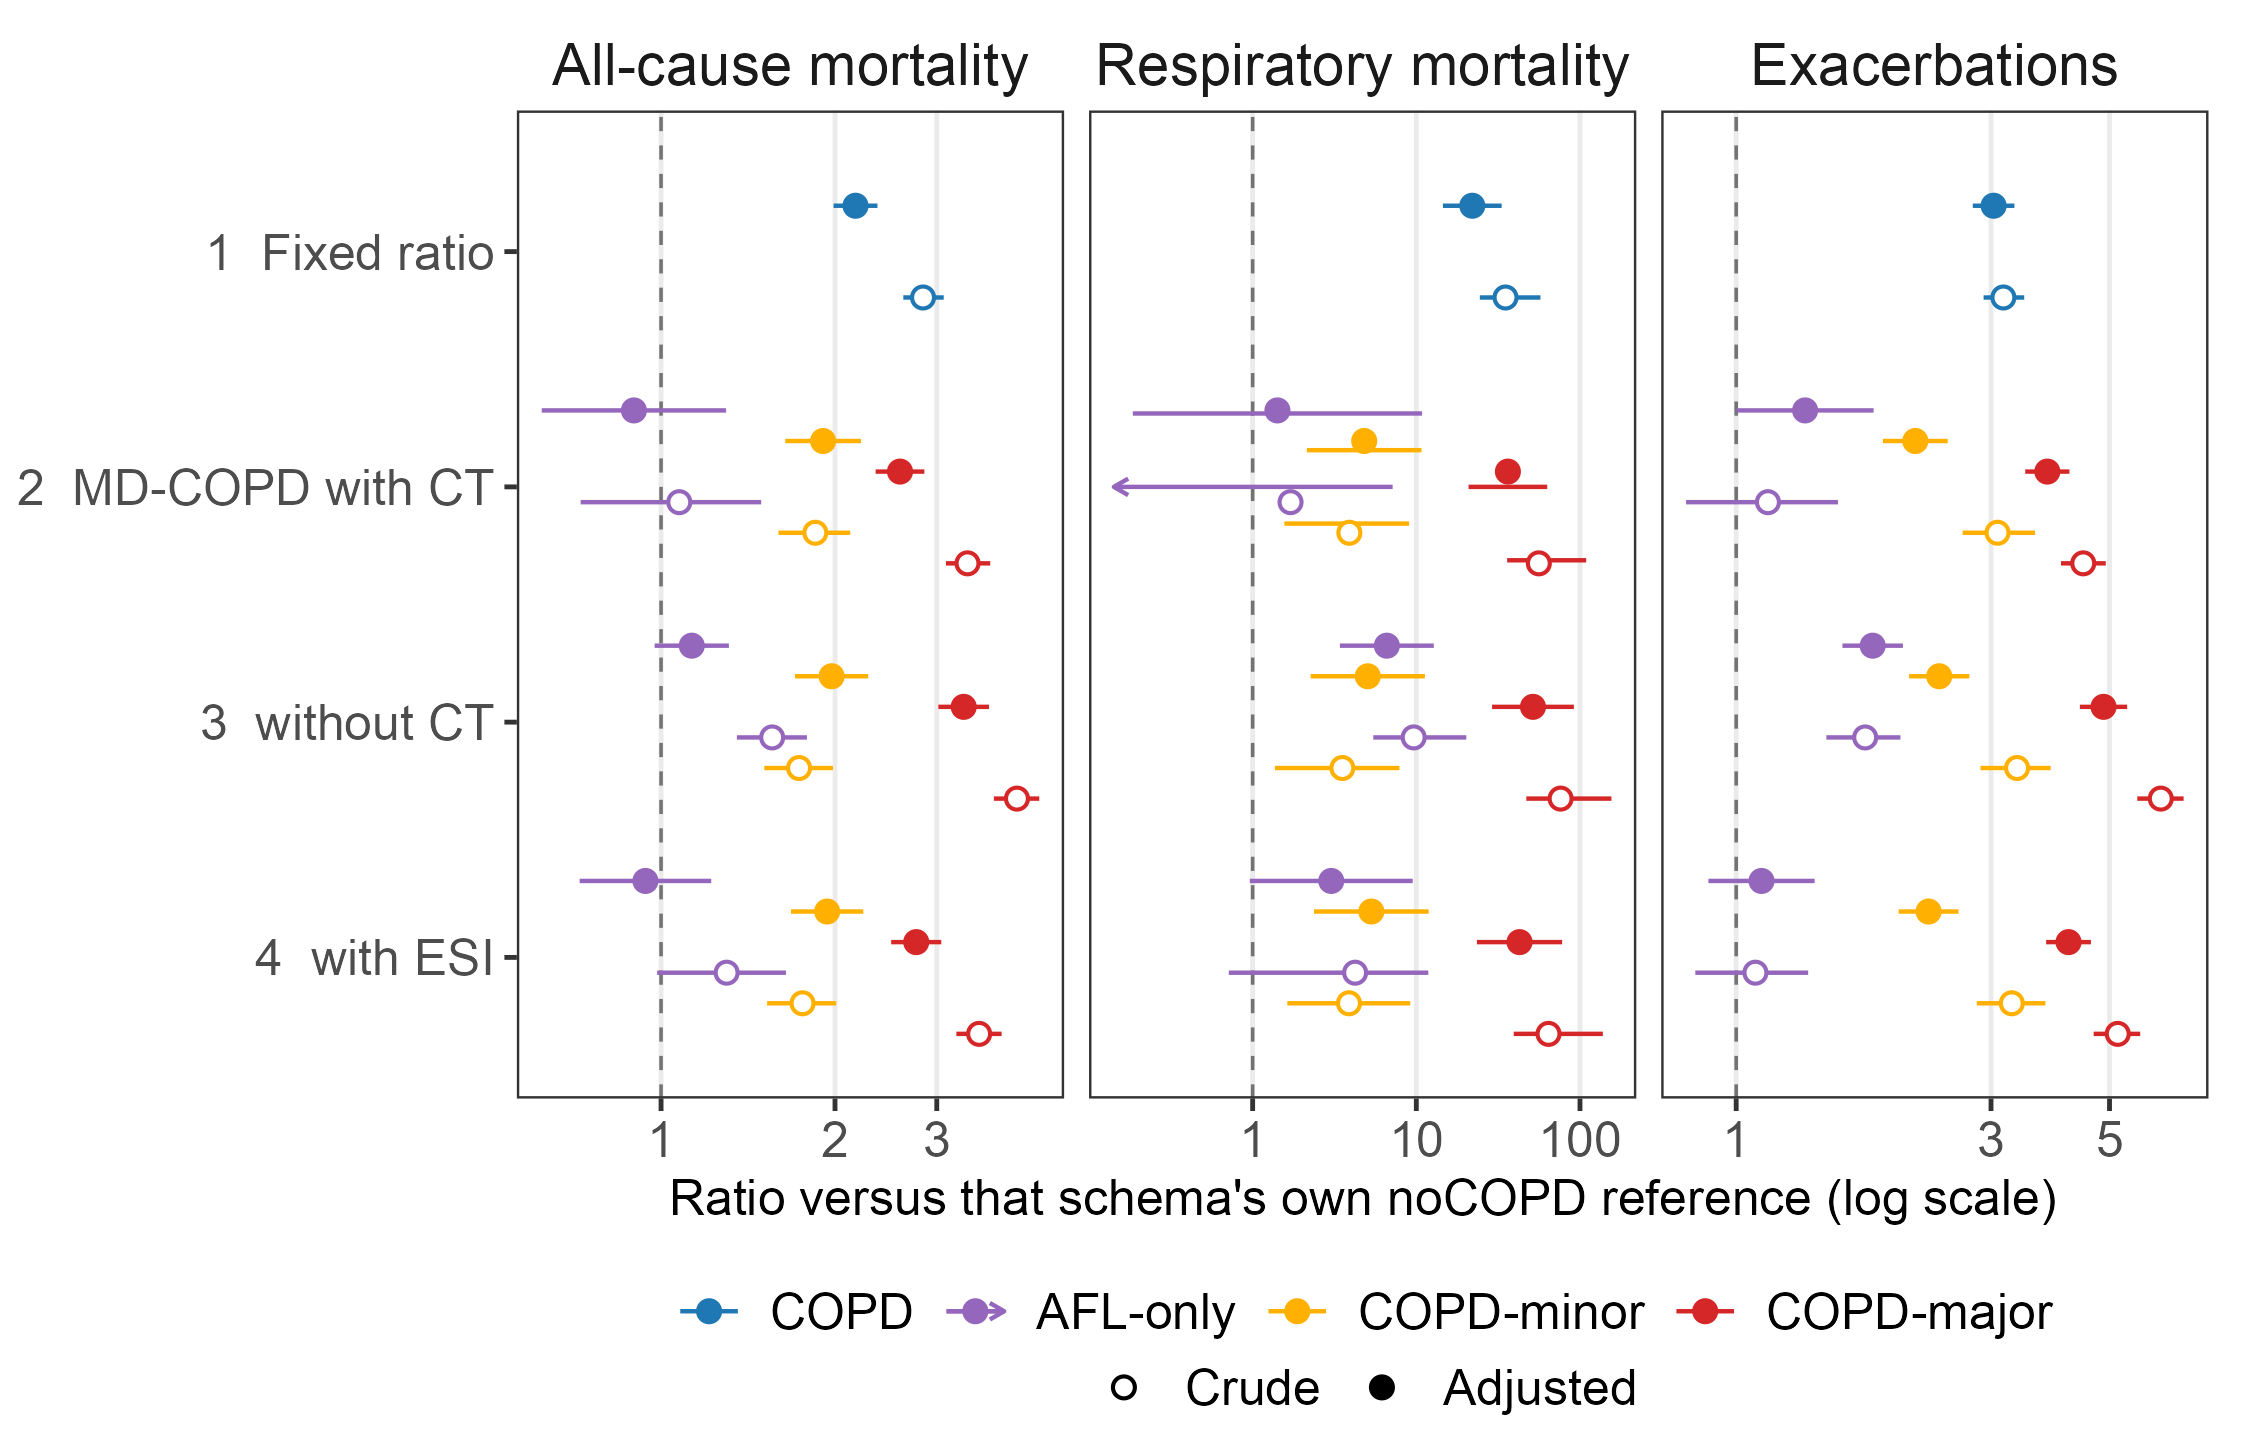

Recreate this plot in R.
#!/usr/bin/env Rscript
# Figure 2 (draft) — do the category labels mean what they say?
#
# The point of AFL-only-noCOPD is to identify people the fixed ratio calls COPD
# who do not have it. A schema is only usable if that category is genuinely low
# risk. Plotting every schema's categories on one axis makes the failure
# visible: without CT, AFL-only-noCOPD carries clearly elevated respiratory
# mortality and exacerbation risk, so the label is false. With ESI it does not.
#
# MOCKUP STAGE: relaxed rigor, no validator gate yet.
suppressPackageStartupMessages({ library(dplyr); library(ggplot2) })
.b <- grep("^--file=", commandArgs(trailingOnly = FALSE), value = TRUE)
HERE <- if (length(.b)) dirname(normalizePath(sub("^--file=", "", .b[1]))) else "ctfree/figures"
source(file.path(dirname(dirname(HERE)), "figures", "style.R"))
ASSETS <- file.path(dirname(HERE), "assets")

risk <- read.csv(file.path(ASSETS, "schema_risk.csv"),  stringsAsFactors = FALSE)
crd  <- read.csv(file.path(ASSETS, "schema_crude.csv"), stringsAsFactors = FALSE)
SCH <- c(S1 = "1  Fixed ratio", S2 = "2  MD-COPD with CT",
         S3 = "3  without CT", S4 = "4  with ESI")
OUTC <- list(c("all", "All-cause mortality", "Hazard ratio"),
             c("resp", "Respiratory mortality", "Hazard ratio"),
             c("exac", "Exacerbations", "Incidence-rate ratio"))
# Crude and adjusted on one scale. An adjusted estimate is what the
# classification adds beyond the covariates; the crude ratio is what people in
# that category actually experienced, and for the AFL-only-noCOPD label the
# crude value is the one that decides whether the label is honest.
long <- do.call(rbind, lapply(OUTC, function(o) {
  est <- if (o[1] == "exac") "exac_IRR" else paste0(o[1], "_HR")
  d <- risk[!is.na(risk[[est]]) & risk$category != "noCOPD", ]
  adj <- data.frame(schema = SCH[d$schema], category = d$category,
             est = d[[est]], lo = d[[paste0(o[1], "_LCI")]], hi = d[[paste0(o[1], "_UCI")]],
             outcome = o[2], type = "Adjusted", stringsAsFactors = FALSE)
  k <- crd[crd$outcome == o[1] & crd$category != "noCOPD" & !is.na(crd$rr), ]
  cru <- data.frame(schema = SCH[k$schema], category = k$category,
             est = k$rr, lo = k$lo, hi = k$hi,
             outcome = o[2], type = "Crude", stringsAsFactors = FALSE)
  rbind(cru, adj) }))
long$type <- factor(long$type, levels = c("Crude", "Adjusted"))
# A crude lower bound of exactly zero is a real result: it marks a category in
# which a resample can contain no events at all. It cannot be drawn on a log
# axis, so it is clamped to the panel floor and flagged with an arrow rather
# than silently dropped.
long$open_lo <- !is.na(long$lo) & long$lo <= 0
long$lo <- ifelse(long$open_lo, NA_real_, long$lo)
long$outcome  <- factor(long$outcome, levels = vapply(OUTC, `[`, "", 2))
long$schema   <- factor(long$schema, levels = rev(SCH))
long$category <- factor(long$category,
                        levels = c("COPD", "COPD-major", "COPD-minor", "AFL-only"))
PAL <- c("COPD" = "#1F77B4", "AFL-only" = "#9467BD",
         "COPD-minor" = "#FFB000", "COPD-major" = "#D62728")

pd <- position_dodge(width = 0.78)
p <- ggplot(long, aes(x = est, y = schema, color = category,
                      shape = type, group = interaction(category, type))) +
  geom_vline(xintercept = 1, linetype = 2, color = "grey45", linewidth = 0.4) +
  geom_linerange(aes(xmin = lo, xmax = hi), linewidth = 0.5, position = pd,
                 data = subset(long, !open_lo)) +
  geom_segment(aes(x = hi, xend = est / 12, y = schema, yend = schema),
               data = subset(long, open_lo), linewidth = 0.5, position = pd,
               arrow = arrow(length = unit(0.055, "in"), type = "open")) +
  geom_point(size = 2.0, position = pd, fill = "white", stroke = 0.7) +
  scale_shape_manual(values = c(Crude = 21, Adjusted = 19), name = NULL) +
  # A single break vector collides in the respiratory panel, whose range spans
  # two orders of magnitude more than the others. Let each free panel choose.
  scale_x_log10(breaks = scales::breaks_log(n = 5), labels = scales::label_number(drop0trailing = TRUE)) +
  scale_color_manual(values = PAL, name = NULL,
                     breaks = c("COPD", "AFL-only", "COPD-minor", "COPD-major")) +
  guides(color = guide_legend(order = 1), shape = guide_legend(order = 2)) +
  facet_wrap(~ outcome, ncol = 3, scales = "free_x") +
  labs(x = "Ratio versus that schema's own noCOPD reference (log scale)", y = NULL) +
  theme_esi() +
  theme(legend.position = "bottom", legend.box = "vertical",
        legend.margin = margin(0, 0, 0, 0), legend.spacing.y = unit(1, "pt"),
        panel.grid.minor = element_blank(),
        panel.grid.major.y = element_blank(),
        plot.margin = margin(4, 10, 4, 4))

out <- file.path(HERE, "figure2_risk.png")
ggsave(out, p, width = NATIVE_W, height = 4.8, dpi = 300, bg = "white")
cat("wrote", out, "\n")
